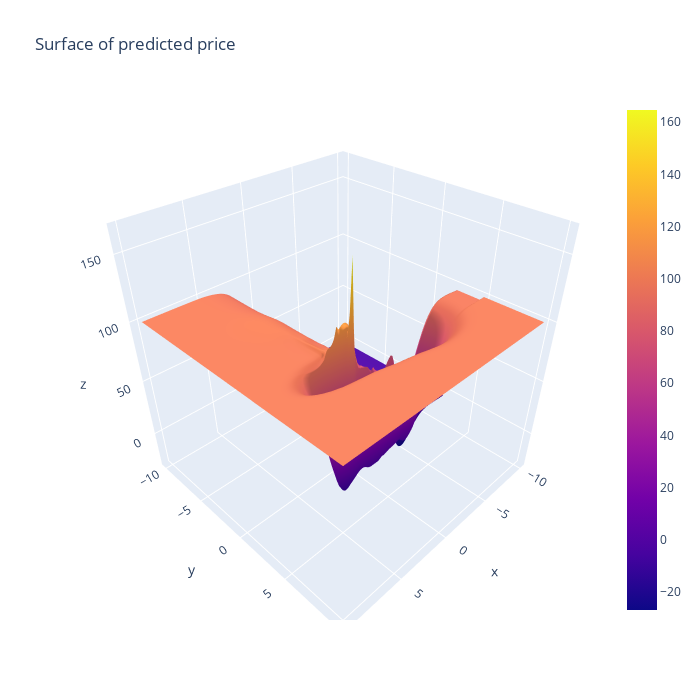

The notebook cell this image was saved under:
### Code cell
fig = go.Figure(data=[go.Surface(z=result, x=x1_values, y=x2_values)])

fig.update_layout(title='Surface of predicted price', autosize=True,
                  width=700, height=700,
                  xaxis_title="K",)

fig.show()
